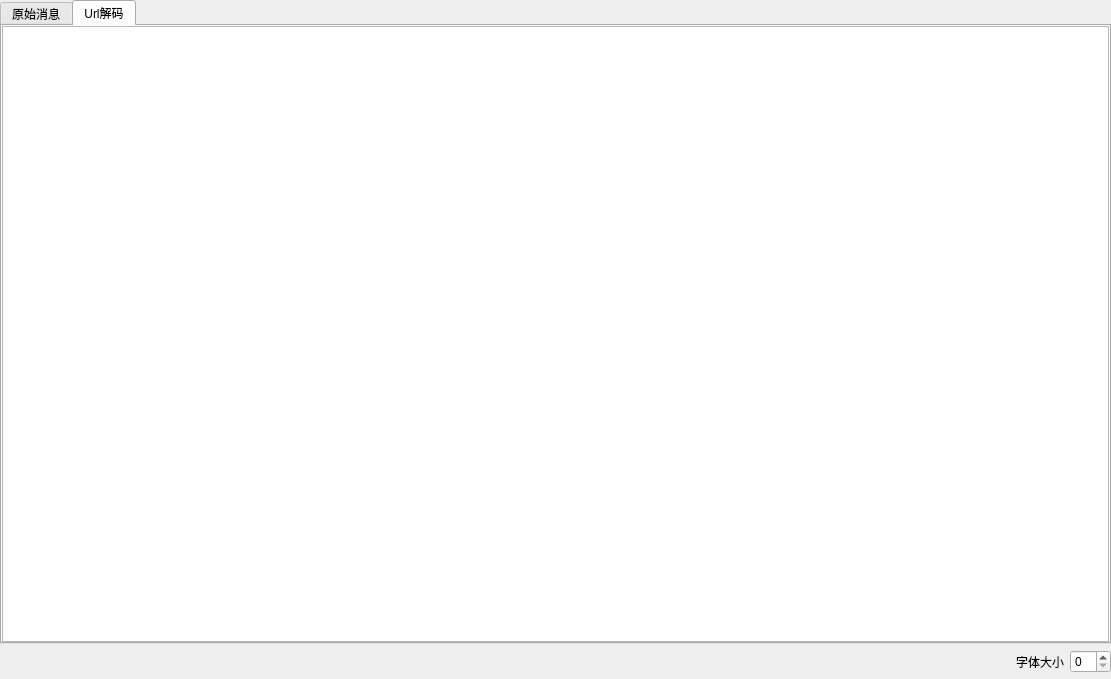
<?xml version="1.0" encoding="UTF-8"?>
<ui version="4.0">
 <class>Dialog</class>
 <widget class="QDialog" name="Dialog">
  <property name="geometry">
   <rect>
    <x>0</x>
    <y>0</y>
    <width>1111</width>
    <height>679</height>
   </rect>
  </property>
  <property name="windowTitle">
   <string>Dialog</string>
  </property>
  <layout class="QVBoxLayout" name="verticalLayout_3">
   <property name="leftMargin">
    <number>0</number>
   </property>
   <property name="topMargin">
    <number>0</number>
   </property>
   <property name="rightMargin">
    <number>0</number>
   </property>
   <property name="bottomMargin">
    <number>6</number>
   </property>
   <item>
    <widget class="QTabWidget" name="tabWidget">
     <property name="layoutDirection">
      <enum>Qt::LeftToRight</enum>
     </property>
     <property name="tabPosition">
      <enum>QTabWidget::North</enum>
     </property>
     <property name="tabShape">
      <enum>QTabWidget::Rounded</enum>
     </property>
     <property name="currentIndex">
      <number>1</number>
     </property>
     <property name="documentMode">
      <bool>false</bool>
     </property>
     <property name="movable">
      <bool>false</bool>
     </property>
     <widget class="QWidget" name="row">
      <property name="layoutDirection">
       <enum>Qt::RightToLeft</enum>
      </property>
      <attribute name="title">
       <string>原始消息</string>
      </attribute>
      <layout class="QVBoxLayout" name="verticalLayout_2">
       <property name="leftMargin">
        <number>0</number>
       </property>
       <property name="topMargin">
        <number>0</number>
       </property>
       <property name="rightMargin">
        <number>0</number>
       </property>
       <property name="bottomMargin">
        <number>0</number>
       </property>
       <item>
        <widget class="QTextBrowser" name="tb_row"/>
       </item>
      </layout>
     </widget>
     <widget class="QWidget" name="decoded">
      <attribute name="title">
       <string>Url解码</string>
      </attribute>
      <layout class="QVBoxLayout" name="verticalLayout">
       <property name="leftMargin">
        <number>0</number>
       </property>
       <property name="topMargin">
        <number>0</number>
       </property>
       <property name="rightMargin">
        <number>0</number>
       </property>
       <property name="bottomMargin">
        <number>0</number>
       </property>
       <item>
        <widget class="QTextBrowser" name="tb_decoded"/>
       </item>
      </layout>
     </widget>
    </widget>
   </item>
   <item>
    <layout class="QHBoxLayout" name="horizontalLayout">
     <property name="spacing">
      <number>6</number>
     </property>
     <item>
      <spacer name="horizontalSpacer">
       <property name="orientation">
        <enum>Qt::Horizontal</enum>
       </property>
       <property name="sizeHint" stdset="0">
        <size>
         <width>40</width>
         <height>20</height>
        </size>
       </property>
      </spacer>
     </item>
     <item>
      <widget class="QLabel" name="label">
       <property name="text">
        <string>字体大小</string>
       </property>
      </widget>
     </item>
     <item>
      <widget class="QSpinBox" name="spinbox_font_size">
       <property name="suffix">
        <string/>
       </property>
       <property name="prefix">
        <string/>
       </property>
      </widget>
     </item>
    </layout>
   </item>
  </layout>
 </widget>
 <resources/>
 <connections/>
</ui>
